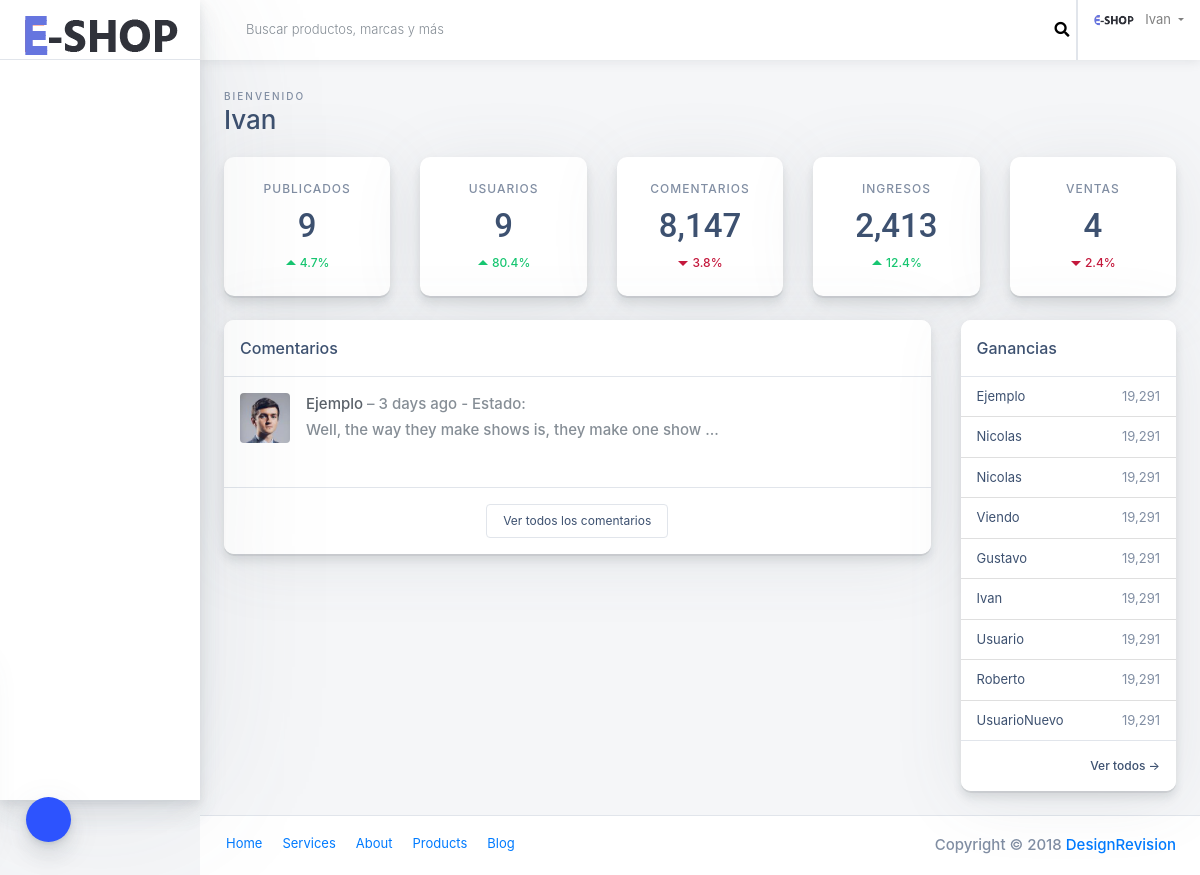
/Views/Administrador/HTML/Administrador.php (signed in), run on the app's committed database.
### tables this page shows
CREATE TABLE `usuario` (
  `id` int(11) NOT NULL,
  `email` varchar(50) NOT NULL,
  `password` varchar(20) NOT NULL,
  `Nombre` varchar(20) NOT NULL,
  `pais` varchar(100) NOT NULL,
  `latitud` varchar(100) NOT NULL,
  `longitud` varchar(100) NOT NULL,
  `rol` varchar(100) NOT NULL,
  `idTipoUser` int(11),
  FOREIGN KEY (idTipoUser) references tipoUser(id)
);

### Views/Administrador/HTML/Administrador.php (the view, shortened to what the rows shown need)
<?php
include_once ("../../conexionBD/conexion.php");
$conexion = new Conexion();
require_once ("ConsultasPromedios.php");
require_once ("EstadisticasGenerales.php");
require_once ("ProductosPromedios.php");
?>
<!doctype html>
<html class="no-js h-100" lang="en">
  <head>
    <link href="https://use.fontawesome.com/releases/v5.0.6/css/all.css" rel="stylesheet">
    <link rel="stylesheet" href="https://stackpath.bootstrapcdn.com/bootstrap/4.1.3/css/bootstrap.min.css">
    <link rel="stylesheet" id="main-stylesheet" data-version="1.1.0" href="styles/shards-dashboards.1.1.0.min.css">
    <link rel="stylesheet" href="styles/extras.1.1.0.min.css">
	<script type="text/javascript">
	var servicios = <?php echo $serv; ?> ;
	var productos = <?php echo $prod; ?> ;
	var inmuebles = <?php echo $inm; ?> ;
	var vehiculos = <?php echo $veh; ?> ;
// Grafico linea 521
      // Load the Visualization API and the corechart package.
      google.charts.load('current', {'packages':['corechart']});
      // Set a callback to run when the Google Visualization API is loaded.
      google.charts.setOnLoadCallback(drawChart);
      // Callback that creates and populates a data table,
      // instantiates the pie chart, passes in the data and
      // draws it.
      function drawChart() {
        // Create the data table.
        var data = new google.visualization.DataTable();
        data.addColumn('string', 'Topping');
        data.addColumn('number', 'Slices');
        data.addRows([
          ['Servicios', servicios],
          ['Inmuebles', inmuebles],
          ['Vehiculos', vehiculos],
          ['Productos y Otros', productos],
        ]);
        // Set chart options
        var options = {'title':'Categorias más buscadas:',
                       'width':400,
                       'height':300};
        // Instantiate and draw our chart, passing in some options.
        var chart = new google.visualization.PieChart(document.getElementById('chart_div'));
        chart.draw(data, options);
      }
    </script>
	<script type="text/javascript">
// Grafico linea 521
      // Load the Visualization API and the corechart package.
      google.charts.load('current', {'packages':['corechart']});
      // Set a callback to run when the Google Visualization API is loaded.
      google.charts.setOnLoadCallback(drawChart);
      // Callback that creates and populates a data table,
      // instantiates the pie chart, passes in the data and
      // draws it.
      function drawChart() {
        // Create the data table.
        var data = new google.visualization.DataTable();
        data.addColumn('string', 'Topping');
        data.addColumn('number', 'Slices');
        data.addRows([
<?php
while($m = mysqli_fetch_array($RankingProductos))
{
?>
          [<?php echo "'".$m['nombre']."'";?>, <?php echo $m['visitas'];?>],
<?php
}
?>
        ]);
        // Set chart options
        var options = {'title':'Categorias más buscadas:',
                       'width':400,
                       'height':300};
        // Instantiate and draw our chart, passing in some options.
        var chart = new google.visualization.PieChart(document.getElementById('chart2_div'));
        chart.draw(data, options);
      }
    </script>
  </head>
  <body class="h-100">
    <div class="container-fluid">
      <div class="row">
        <main class="main-content col-lg-10 col-md-9 col-sm-12 p-0 offset-lg-2 offset-md-3">
		  <div class="main-content-container container-fluid px-4">
            <div class="row">
              <div class="col-lg-9 col-md-12 col-sm-12 mb-4">
                <div class="card card-small blog-comments">
                  <div class="card-body p-0">
                    <div class="blog-comments__item d-flex p-3">
                      <div class="blog-comments__content">
<?php while($U = mysqli_fetch_array($Consultausuario))
				{
?>
                        <div class="blog-comments__meta text-muted">
                          <a class="text-secondary" href="#"><?php echo $U['Nombre'];?></a>
                          <span class="text-muted">– 3 days ago</span>
						    <span class="text-muted">- Estado: <?php echo $U['estado']?></span>
                        </div>
                        <p class="m-0 my-1 mb-2 text-muted">Well, the way they make shows is, they make one show ...</p>
						<div class="blog-comments__actions">
                        </div>
                      </div>
                    </div>
					  <?php
				}
					?>
                  </div>
                </div>
              </div>
              <div class="col-lg-3 col-md-12 col-sm-12 mb-4">
                <div class="card card-small">
                  <div class="card-body p-0">
                    <ul class="list-group list-group-small list-group-flush">
                      <?php			  while($f=mysqli_fetch_array($ConsultaUsuario))
{
	?>
					  <li class="list-group-item d-flex px-3">
                        <span class="text-semibold text-fiord-blue"><?php echo $f['Nombre']; ?></span>
                        <span class="ml-auto text-right text-semibold text-reagent-gray">19,291</span>
                      </li>
					  <?php
}
?>
                    </ul>
                  </div>
                </div>
              </div>
            </div>
          </div>
        </main>
      </div>
    </div>
  </body>
</html>

### data on the page
usuario: Nombre "Ejemplo"
usuario: Nombre "Nicolas"
usuario: Nombre "Nicolas"
usuario: Nombre "Viendo"
usuario: Nombre "Gustavo"
usuario: Nombre "Ivan"
usuario: Nombre "Usuario"
usuario: Nombre "Roberto"
usuario: Nombre "UsuarioNuevo"

### other printed values
$nombre "Ivan"
$Producto "9"
$Usuario "9"
$Compras "4"
